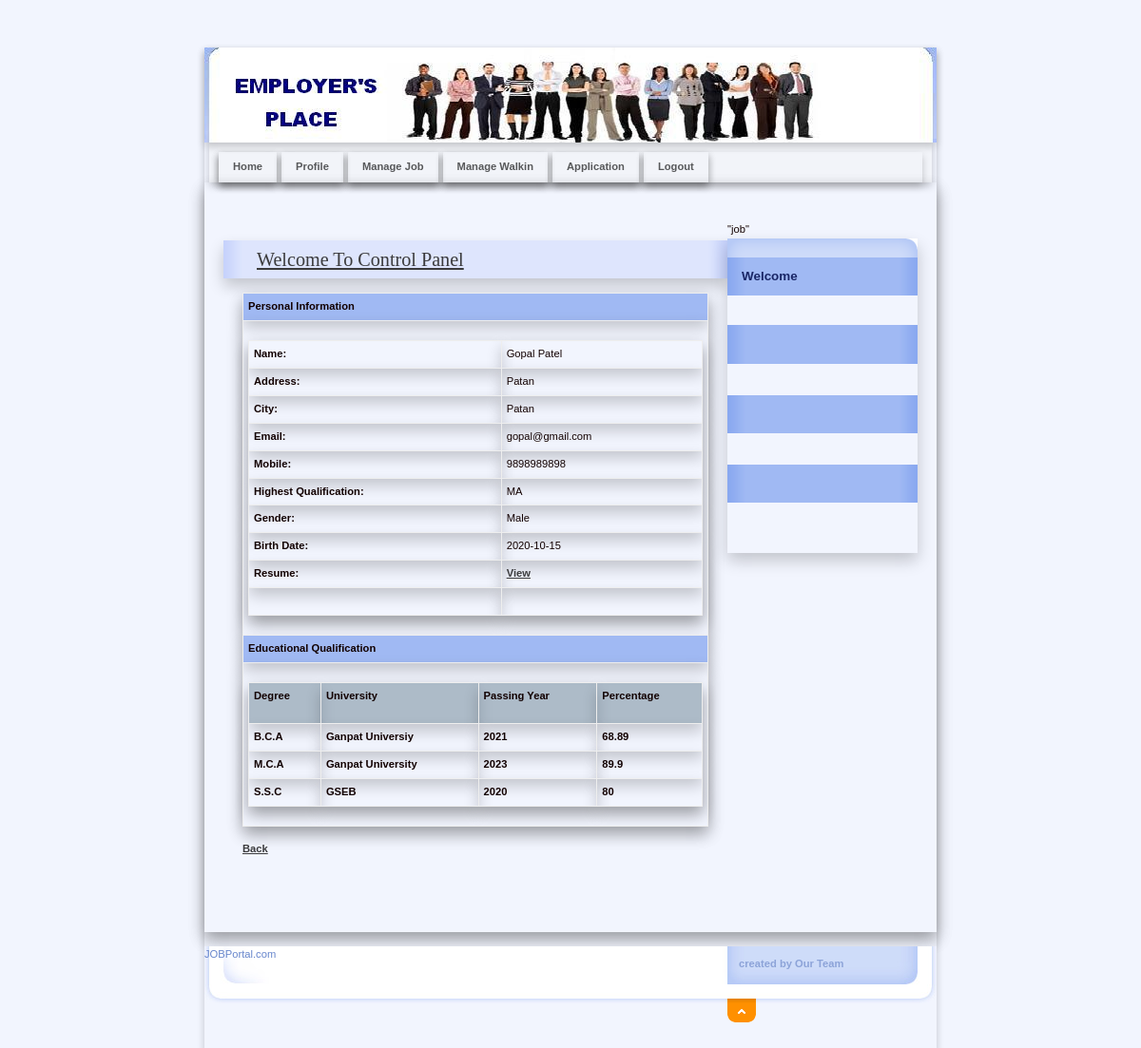
Screenshot of /Employer/ViewBiodata.php?JobSeekId=3 with the database file from the repository.
### tables this page shows
CREATE TABLE `jobseeker_reg` (
  `JobSeekId` int(11) NOT NULL,
  `JobSeekerName` varchar(20) NOT NULL,
  `Address` varchar(100) NOT NULL,
  `City` varchar(20) NOT NULL,
  `Email` varchar(40) NOT NULL,
  `Mobile` bigint(20) NOT NULL,
  `Qualification` varchar(20) NOT NULL,
  `Gender` varchar(10) NOT NULL,
  `BirthDate` date NOT NULL,
  `Resume` varchar(200) NOT NULL,
  `Status` varchar(10) NOT NULL,
  `UserName` varchar(20) NOT NULL,
  `Password` varchar(20) NOT NULL,
  `Question` varchar(100) NOT NULL,
  `Answer` varchar(50) NOT NULL
);

CREATE TABLE `jobseeker_education` (
  `EduId` int(11) NOT NULL,
  `JobSeekId` int(11) NOT NULL,
  `Degree` varchar(20) NOT NULL,
  `University` varchar(100) NOT NULL,
  `PassingYear` mediumint(9) NOT NULL,
  `Percentage` float NOT NULL
);

### Employer/ViewBiodata.php (the view, shortened to what this page needs)
<!DOCTYPE html PUBLIC "-//W3C//DTD XHTML 1.0 Strict//EN" "http://www.w3.org/TR/xhtml1/DTD/xhtml1-strict.dtd">
<html xmlns="http://www.w3.org/1999/xhtml" xml:lang="cs" lang="cs">
<head>
    <link rel="stylesheet" media="screen,projection" type="text/css" href="./css/main.css" />
    <link rel="stylesheet" media="print" type="text/css" href="./css/print.css" />
    <link rel="stylesheet" media="aural" type="text/css" href="./css/aural.css" />
    <link href="../SpryAssets/SpryValidationTextarea.css" rel="stylesheet" type="text/css" />
</head>
<body id="www-url-cz">
<div id="main" class="box">
<?php
include "Header.php"
?>
<?php
include "menu.php"
?>
    <div id="page" class="box">
    <div id="page-in" class="box">
        <div id="strip" class="box noprint">
            <p id="breadcrumbs">&nbsp;</p>
        </div>
        <div id="content">
            <div class="article">
                <h2><span><a href="#">Welcome To Control Panel</a></span></h2>
              <table width="100%" border="0" cellspacing="0" cellpadding="0">
                  <tr>
                    <td bgcolor="#A0B9F3"><strong>Personal Information</strong></td>
                  </tr>
                  <tr>
                    <td>
                    <?php
$ID=$_GET['JobSeekId'];
$con = mysqli_connect("localhost","root","","job");
$sql = "select * from JobSeeker_Reg where JobSeekId='".$ID."'  ";
$result = mysqli_query($con,$sql);
$row = mysqli_fetch_array($result)
?>
                <table width="100%" border="1" cellspacing="2" cellpadding="2">
                  <tr>
                    <td><strong>Name:</strong></td>
                    <td><?php echo $row['JobSeekerName'];?></td>
                  </tr>
                  <tr>
                    <td><strong>Address:</strong></td>
                    <td><?php echo $row['Address'];?></td>
                  </tr>
                  <tr>
                    <td><strong>City:</strong></td>
                    <td><?php echo $row['City'];?></td>
                  </tr>
                  <tr>
                    <td><strong>Email:</strong></td>
                    <td><?php echo $row['Email'];?></td>
                  </tr>
                  <tr>
                    <td><strong>Mobile:</strong></td>
                    <td><?php echo $row['Mobile'];?></td>
                  </tr>
                  <tr>
                    <td><strong>Highest Qualification:</strong></td>
                    <td><?php echo $row['Qualification'];?></td>
                  </tr>
                  <tr>
                    <td><strong>Gender:</strong></td>
                    <td><?php echo $row['Gender'];?></td>
                  </tr>
                  <tr>
                    <td><strong>Birth Date:</strong></td>
                    <td><?php echo $row['BirthDate'];?></td>
                  </tr>
                  <tr>
                    <td><strong>Resume:</strong></td>
                    <td><a href="../upload/<?php echo $row['Resume'];?>" target="_blank"><strong>View</strong></a></td>
                  </tr>
                  <tr>
                    <td>&nbsp;</td>
                    <td>&nbsp;</td>
                  </tr>
                </table>
                    </td>
                  </tr>
                  <tr>
                    <td bgcolor="#A0B9F3"><strong>Educational Qualification</strong></td>
                  </tr>
                  <tr>
                    <td><table width="100%" border="1" cellpadding="1" cellspacing="2" bordercolor="#006699" >
                      <tr>
                        <th height="32" bgcolor="#006699" class="style3"><div align="left" class="style9 style5 style2"><strong>Degree</strong></div></th>
                        <th bgcolor="#006699" class="style3"><div align="left" class="style9 style5 style2"><strong>University</strong></div></th>
                        <th bgcolor="#006699" class="style3"><div align="left" class="style9 style5 style2"><strong>Passing Year</strong></div></th>
                        <th bgcolor="#006699" class="style3"><div align="left" class="style9 style5 style2"><strong>Percentage</strong></div></th>
                      </tr>
                      <?php
					  $ID=$_GET['JobSeekId'];
$con = mysqli_connect("localhost","root","","job");
$sql = "select * from JobSeeker_Education where JobSeekId='".$ID."'";
$result = mysqli_query($con,$sql);
while($row = mysqli_fetch_array($result))
{
$Degree=$row['Degree'];
$Univ=$row['University'];
$Passing=$row['PassingYear'];
$Per=$row['Percentage'];
?>
                      <tr>
                        <td class="style3"><div align="left" class="style9 style5"><strong><?php echo $Degree;?></strong></div></td>
                        <td class="style3"><div align="left" class="style9 style5"><strong><?php echo $Univ;?></strong></div></td>
                        <td class="style3"><div align="left" class="style9 style5"><strong><?php echo $Passing;?></strong></div></td>
                        <td class="style3"><div align="left" class="style9 style5"><strong><?php echo $Per;?></strong></div></td>
                      </tr>
                      <?php
}
?>
                    </table></td>
                  </tr>
                </table>
                <p align="center"><a href="Application.php"><strong>Back</strong></a></p>
              <p class="btn-more box noprint">&nbsp;</p>
          </div>
        </div>
<?php
include "right.php"
?>
    </div>
    </div>
<?php
include "footer.php"
?>
</div>
</body>
</html>

### Employer/Header.php (shortened to what this page needs)
<div id="header">
</div>

### Employer/menu.php (shortened to what this page needs)
<div id="tabs" class="noprint">
       <ul class="box">
           <li><a href="index.php">Home<span class="tab-l"></span><span class="tab-r"></span></a></li>
           <li><a href="Profile.php">Profile<span class="tab-l"></span><span class="tab-r"></span></a></li>
           <li><a href="ManageJob.php">Manage Job<span class="tab-l"></span><span class="tab-r"></span></a></li>
           <li><a href="ManageWalkin.php">Manage Walkin<span class="tab-l"></span><span class="tab-r"></span></a></li>
           <li><a href="Application.php">Application<span class="tab-l"></span><span class="tab-r"></span></a></li>
           <li><a href="session_destroy.php">Logout<span class="tab-l"></span><span class="tab-r"></span></a></li>
       </ul>
</div>

### Employer/right.php (shortened to what this page needs)
"job"
<div id="col" class="noprint">
            <div id="col-in">
                <h3>Welcome</h3>
                <div id="about-me">
                    <p>
                    </p>
              </div>
                <h3 >&nbsp;</h3>
              <br/>
                <h3>&nbsp;</h3>
                <br/>
                <h3>&nbsp;</h3>
<br/>
          </div>
</div>

### Employer/footer.php (shortened to what this page needs)
  <div id="footer">
      <div id="top" class="noprint"><p><span class="noscreen">Back on top</span> <a href="#header" title="Back on top ^">^<span></span></a></p></div>
      <p class="style1" id="createdby">created by Our Team
      </p>
      <p> JOBPortal.com</p>
</div>

### Employer/css/main.css (style rules this page uses)
* { min-height: 1px; }
body { border: 0; margin: 0; padding: 0; background: #f2f5fe; font: 70%/160% "verdana", sans-serif; color: #120101; _text-align: center; }
a { color: #3b3b3d; }
p { border: 0; margin: 15px 0; padding: 0; }
div { display: block; border: 0; margin: 0; padding: 0; }
h1, h2, h3, h4, h5 { border: 0; margin: 15px 0 10px 0; padding: 0; font-weight: bold; }
h2 { font-size: 180%; line-height: 100%; font-family: "georgia", serif; font-weight: normal; }
h3 { font-size: 120%; line-height: 100%; font-weight: bold; }
table { display: table; border-collapse: collapse; margin: 15px 0; padding: 0; border: 1px solid #b7caf6; box-shadow: 0 8px 16px 0 rgba(0, 0, 0, 0.2); font-size: 100%; }
tr { display: table-row; }
th, td { display: table-cell; box-shadow: 0 8px 16px 0 rgba(0, 0, 0, 0.2); border: 1px solid rgb(238, 238, 238); margin: 0; padding: 5px; vertical-align: top; text-align: left; }
th { background: rgba(81, 110, 128, 0.43); text-align: center; color: #120101; font-weight: bold; }
ul, ol { display: block; border: 0; margin: 15px 0 15px 40px; padding: 0; }
li { display: list-item; border: 0; margin: 0; padding: 0; _height: 1px; }
a, img, span { border: 0; margin: 0; padding: 0; }
strong, .strong { font-weight: bold; }
.box { min-height: 1px; _height: 1px; }
.box:after { content: "."; display: block; line-height: 0px; font-size: 0px; visibility: hidden; clear: both; }
#main { width: 770px; margin: 50px auto 0 auto; _text-align: left; box-shadow: 0 4px 8px 0 rgba(0, 0, 0, 0.2); }
#header { position: relative; width: 770px; height: 100px; margin: 0; padding: 0; background: rgb(203, 206, 216) url("../design/header.jpg") 0 0 no-repeat; color: #7a807c; box-shadow: 0 4px 8px 0 rgba(0, 0, 0, 0.2); }
#tabs { background: #f0f0f069; margin: 0 5px; padding: 10px 0 0 0; _height: 1px; box-shadow: 0 4px 8px 0 rgba(0, 0, 0, 0.2); }
#tabs ul { margin: 0 10px; padding: 0; list-style: none; box-shadow: 0 4px 8px 0 rgba(0, 0, 0, 0.2); }
#tabs ul li { margin: 0 5px 0 0; padding: 0; float: left; box-shadow: 0 4px 8px 0 rgba(0, 0, 0, 0.2); }
#tabs ul li a { display: block; position: relative; padding: 7px 15px; border: 0; color: #57585a; font-weight: bold; text-decoration: none; cursor: pointer; box-shadow: 0 4px 8px 0 rgba(0, 0, 0, 0.2); }
#tabs ul li a span.tab-l, #tabs ul li a:hover span.tab-l { position: absolute; top: 0; left: 0; _left: -15px; width: 8px; height: 8px; }
#tabs ul li a span.tab-r, #tabs ul li a:hover span.tab-r { position: absolute; top: 0; right: 0; _right: -1px; width: 8px; height: 8px; }
#page { width: 770px; min-height: 1px; _height: 1px; box-shadow: 0 8px 16px 0 rgba(0, 0, 0, 0.2); }
#page-in { min-height: 1px; padding: 10px 0; _height: 1px; box-shadow: 0 8px 16px 0 rgba(0, 0, 0, 0.2); }
#strip { position: relative; clear: both; padding: 3px 20px 10px 20px; color: #7a807c; }
#strip p { margin: 0; }
#strip #breadcrumbs { width: 520px; margin: 0; padding: 0; }
#content { float: left; width: 530px; _width: 550px; margin: 0; padding: 0 0 0 20px; }
#content .article { clear: both; margin: 0; padding: 20px; }
#content .article h2 { margin: 0 -20px; padding: 10px; background: #dee5fd url("../design/content_title_bg.gif") 0 0 repeat-y; color: #4b4b4b; box-shadow: 0 8px 16px 0 rgba(0, 0, 0, 0.2); }
#content .article h2 span { padding-left: 25px; }
#content .article p { text-align: justify; }
#content .btn-more { margin: 0 0 15px 0; padding: 0; border: 0; position: relative; }
#col { float: left; width: 200px; margin: 0; padding: 0; box-shadow: 0 8px 16px 0 rgba(0, 0, 0, 0.2); }
#col-in { padding: 20px 10px; background: url("../design/col_top.gif") 0 0 no-repeat; }
#col h3 { padding: 13px 15px 14px 15px; margin: 0 -10px 15px -10px; background: #a0b9f3 url("../design/col_title_bg.gif") 0 0 repeat-y; color: #192666; }
#col #about-me { margin-bottom: 15px; line-height: 130%; }
#col #about-me p { margin: 0; }
#footer { position: relative; clear: both; width: 770px; height: 60px; margin-bottom: 50px; background: url("../design/footer.jpg") 0 0 no-repeat; color: #6685cc; }
#footer a { color: #6685cc; }
#top { position: absolute; top: 55px; left: 550px; }
#top p { position: relative; width: 30px; height: 25px; margin: 0; overflow: hidden; }
#top p span { display: block; position: absolute; left: 0; top: 0; z-index: 1; width: 30px; height: 25px; background: url("../design/ico_top.gif") 0 0 no-repeat; cursor: pointer; }
#createdby { position: absolute; top: 10px; left: 562px; margin: 0; color: #8ca3d8; width: 174px; }

### rows the page displays
jobseeker_reg: JobSeekerName "Gopal Patel", Address "Patan", City "Patan", Email "gopal@gmail.com", Mobile "9898989898", Qualification "MA", Gender "Male", BirthDate "2020-10-15"
jobseeker_education: Degree "B.C.A", University "Ganpat Universiy", PassingYear "2021", Percentage "68.89"
jobseeker_education: Degree "M.C.A", University "Ganpat University", PassingYear "2023", Percentage "89.9"
jobseeker_education: Degree "S.S.C", University "GSEB", PassingYear "2020", Percentage "80"
